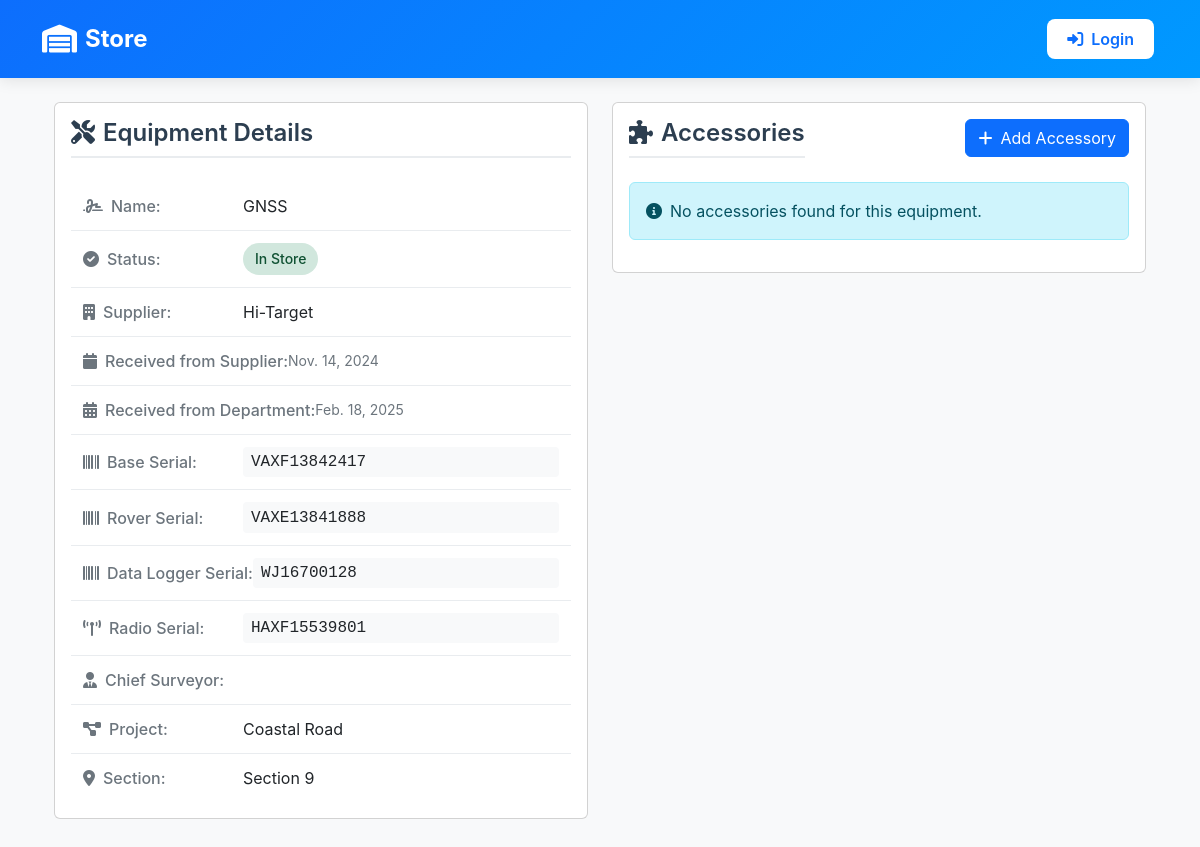
Before: /inventory/equipment/71/ with the older database file.
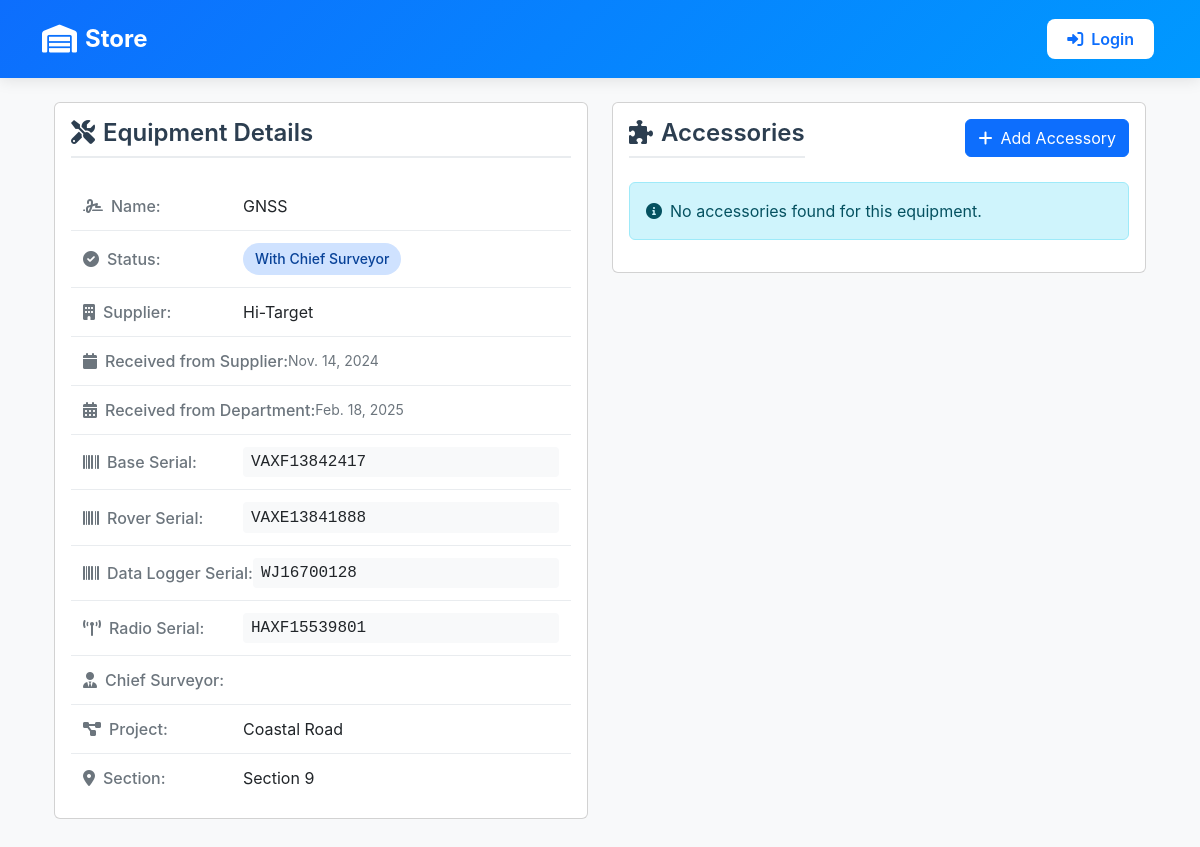
After: the same page with the newer database file.
### inventory/models.py (models this page shows, shortened)
class EquipmentsInSurvey(models.Model):
    name = models.CharField(max_length=100)
    date_of_receiving_from_supplier = models.DateField()
    supplier = models.CharField(max_length=20)
    base_serial = models.CharField(max_length=100)
    roover_serial = models.CharField(max_length=100)
    data_logger_serial = models.CharField(max_length=100)
    radio_serial = models.CharField(max_length=100)
    chief_surveyor = models.ForeignKey(User, on_delete=models.CASCADE, null=True)
    surveyor_responsible = models.CharField(max_length=100, null=True)
    project = models.CharField(max_length=20)
    section = models.CharField(max_length=100)
    date_receiving_from_department = models.DateField()
    status = models.CharField(choices=[('In Store', 'In Store'), ('In Field', 'In Field'), ('With Chief Surveyor', 'With Chief Surveyor')], max_length=100, default='In Store')

### inventory/views.py (the view)
# urls.py: path('equipment/<int:id>/', views.equipment_detail, name='equipment_detail'),
def equipment_detail(request, id):
    equipment = EquipmentsInSurvey.objects.filter(id=id).first()
    return render(request, 'equipments/equipments_detail.html', {'equipment': equipment})

### inventory/context_processors.py (called while the page is built)
def is_admin(request):
    return {'is_admin': request.user.is_authenticated and request.user.is_superuser}

### inventory/templates/equipments/equipments_detail.html (shortened to what the changed rows need)
{% extends 'base_dashboard.html' %}
{% load static %}
{% block content %}
<div class="container py-4">
    <div class="row">
        <div class="col-lg-6 mb-4">
            <div class="card equipment-card">
                <div class="card-body">
                    <h2 class="section-title">
                        <i class="fas fa-tools me-2"></i>Equipment Details
                    </h2>
                    <div class="info-item">
                        <span class="info-label"><i class="fas fa-signature me-2"></i>Name:</span>
                        <span class="info-value">{{ equipment.name }}</span>
                    </div>
                    <div class="info-item">
                        <span class="info-label"><i class="fas fa-check-circle me-2"></i>Status:</span>
                        <span class="status-badge
                            {% if equipment.status == 'In Store' %}status-in-store
                            {% elif equipment.status == 'In Field' %}status-in-field
                            {% else %}status-with-chief{% endif %}">
                            {{ equipment.status }}
                        </span>
                    </div>
                    <div class="info-item">
                        <span class="info-label"><i class="fas fa-building me-2"></i>Supplier:</span>
                        <span class="info-value">{{ equipment.supplier }}</span>
                    </div>
                    <div class="info-item">
                        <span class="info-label"><i class="fas fa-calendar me-2"></i>Received from Supplier:</span>
                        <span class="info-value date-info">{{ equipment.date_of_receiving_from_supplier }}</span>
                    </div>
                    <div class="info-item">
                        <span class="info-label"><i class="fas fa-calendar-alt me-2"></i>Received from Department:</span>
                        <span class="info-value date-info">{{ equipment.date_receiving_from_department }}</span>
                    </div>
                    <div class="info-item">
                        <span class="info-label"><i class="fas fa-barcode me-2"></i>Base Serial:</span>
                        <span class="info-value serial-info">{{ equipment.base_serial }}</span>
                    </div>
                    <div class="info-item">
                        <span class="info-label"><i class="fas fa-barcode me-2"></i>Rover Serial:</span>
                        <span class="info-value serial-info">{{ equipment.roover_serial }}</span>
                    </div>
                    <div class="info-item">
                        <span class="info-label"><i class="fas fa-barcode me-2"></i>Data Logger Serial:</span>
                        <span class="info-value serial-info">{{ equipment.data_logger_serial }}</span>
                    </div>
                    <div class="info-item">
                        <span class="info-label"><i class="fas fa-broadcast-tower me-2"></i>Radio Serial:</span>
                        <span class="info-value serial-info">{{ equipment.radio_serial }}</span>
                    </div>
                    <div class="info-item">
                        <span class="info-label"><i class="fas fa-project-diagram me-2"></i>Project:</span>
                        <span class="info-value">{{ equipment.project }}</span>
                    </div>
                    <div class="info-item">
                        <span class="info-label"><i class="fas fa-map-marker-alt me-2"></i>Section:</span>
                        <span class="info-value">{{ equipment.section }}</span>
                    </div>
                </div>
            </div>
        </div>
        <div class="col-lg-6">
            <div class="card">
                <div class="card-body">
                    <div class="d-flex justify-content-between align-items-center mb-4">
                        <h2 class="section-title mb-0">
                            <i class="fas fa-puzzle-piece me-2"></i>Accessories
                        </h2>
                    </div>
                </div>
            </div>
        </div>
    </div>
</div>
{% endblock %}

Changed rows visible on the page:
changed EquipmentsInSurvey "GNSS": status "In Store" → "With Chief Surveyor"
